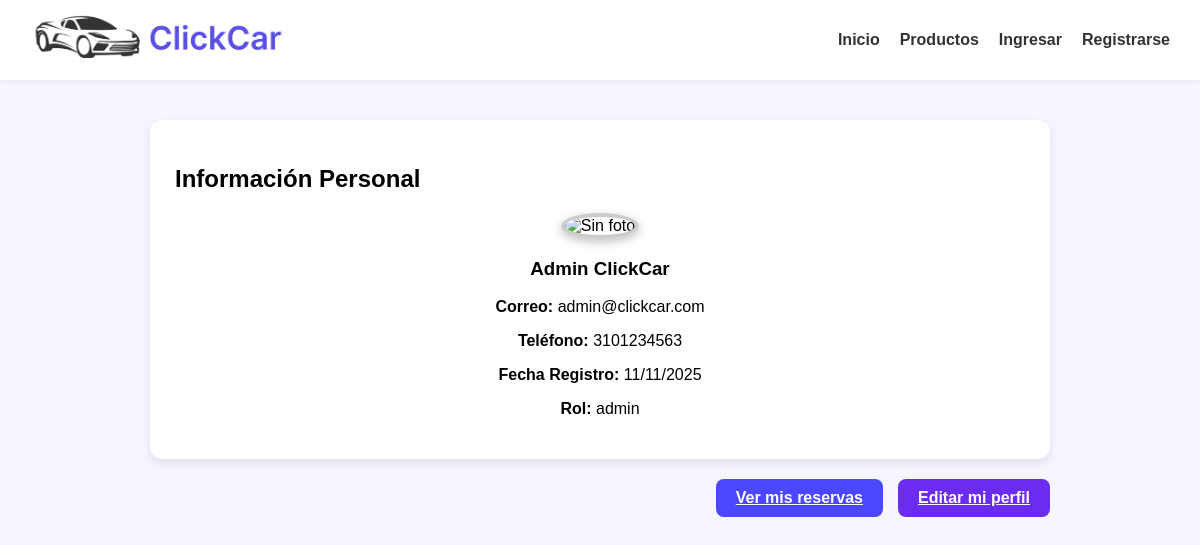
The page /perfil/1/ on the database its author committed.
### core/models/usuarios.py (models this page shows, shortened)
class Usuario(models.Model):
    id_usuario = models.AutoField(primary_key=True)
    nombre = models.CharField(max_length=100)
    correo = models.CharField(max_length=100, unique=True)
    contrasena = models.CharField(max_length=255)
    telefono = models.CharField(max_length=15, null=True, blank=True)
    foto_perfil = models.ImageField(upload_to='perfiles/', null=True, blank=True)
    fecha_registro = models.DateTimeField(auto_now_add=True)
    activo = models.BooleanField(default=True)
    nombre_rol = models.CharField(max_length=20, default="cliente")
    class Meta:
        db_table = "usuarios"

### core/views.py (the view)
# urls.py: path('perfil/<int:id>/', perfil_usuario, name='perfil_usuario'),
def perfil_usuario(request, id):
    usuario = get_object_or_404(Usuario, id_usuario=id)
    return render(request, "core/perfil_usuario.html", {"usuario": usuario})

### core/templates/core/perfil_usuario.html (shortened to what this page needs)
{% load static %}
<!DOCTYPE html>
<html lang="es">
<head>
    <link rel="stylesheet" href="{% static 'css/estilos.css' %}">
</head>
<body>
<header>
    <nav>
        <div class="logo">
            <a href="{% url 'home' %}">
                <img src="{% static 'img/LogoClickCar.png' %}" alt="Logo ClickCar">
            </a>
        </div>
        <ul class="menu">
            <li><a href="{% url 'home' %}">Inicio</a></li>
            <li><a href="{% url 'products' %}">Productos</a></li>
            {% if request.session.usuario_id %}
                {% if request.session.usuario_rol == "admin" %}
                    <li><a href="{% url 'visualizar_perfiles' %}">Perfiles</a></li>
                    <li><a href="{% url 'admin_reservas' %}">Reservas</a></li>
                {% else %}
                    <li><a href="{% url 'perfil_usuario' request.session.usuario_id %}">Mi Perfil</a></li>
                    <li><a href="{% url 'mis_reservas' %}">Mis Reservas</a></li>
                {% endif %}
                <li><a href="{% url 'exit' %}">Salir</a></li>
            {% else %}
                <li><a href="{% url 'login' %}">Ingresar</a></li>
                <li><a href="{% url 'registro' %}">Registrarse</a></li>
            {% endif %}
        </ul>
    </nav>
</header>
<section class="perfil-container">
    <div class="perfil-card">
        <h2>Información Personal</h2>
        <div class="perfil-info">
            {% if usuario.foto_perfil %}
                <img src="{{ usuario.foto_perfil.url }}"
                     alt="Foto de perfil"
                     class="perfil-avatar"
                     style="width:150px; height:150px; object-fit:cover; border-radius:50%; border:4px solid #6c2bf0; box-shadow:0 3px 10px rgba(0,0,0,.25);">
            {% else %}
                <img src="{% static 'img/user_avatar.png' %}"
                     alt="Sin foto"
                     class="perfil-avatar"
                     style="width:150px; height:150px; object-fit:cover; border-radius:50%; border:4px solid #ccc; box-shadow:0 3px 10px rgba(0,0,0,.25);">
            {% endif %}
            <h3>{{ usuario.nombre }}</h3>
            <p><strong>Correo:</strong> {{ usuario.correo }}</p>
            <p><strong>Teléfono:</strong> {{ usuario.telefono }}</p>
            <p><strong>Fecha Registro:</strong> {{ usuario.fecha_registro|date:"d/m/Y" }}</p>
            <p><strong>Rol:</strong> {{ usuario.nombre_rol }}</p>
        </div>
    </div>
    {% if request.session.usuario_rol != "admin" %}
        <div class="perfil-buttons">
            <a href="{% url 'mis_reservas' %}" class="btn-edit">Ver mis reservas</a>
            <a href="{% url 'editar_perfil' %}" class="btn-edit" style="background:#6c2bf0; color:white;">
                Editar mi perfil
            </a>
        </div>
    {% endif %}
</section>
</body>
</html>

### static/CSS/estilos.css (style rules this page uses)
body { margin: 0; font-family: Arial, sans-serif; background-color: #f5f5f5; }
header { background-color: #ffffff; box-shadow: 0 2px 5px rgba(0,0,0,0.05); }
nav { display: flex; justify-content: space-between; align-items: center; height: 80px; padding: 0 30px; }
.logo img { height: 60px; }
nav ul { list-style: none; display: flex; gap: 20px; margin: 0; padding: 0; }
nav a { text-decoration: none; color: #333; font-weight: bold; transition: color 0.3s ease; }
.perfil-container { max-width: 900px; margin: 40px auto; }
.perfil-card { background: white; padding: 25px; border-radius: 12px; box-shadow: 0 4px 10px rgba(0,0,0,0.1); }
.perfil-info { text-align: center; }
.perfil-avatar { width: 150px; height: 150px; border-radius: 50%; border: 3px solid #ccc; object-fit: cover; }
.perfil-buttons { margin-top: 20px; display: flex; justify-content: flex-end; gap: 15px; }
.btn-edit { background: #4A47FF; color: white; padding: 10px 20px; border-radius: 8px; font-weight: bold; }
body { margin: 0; padding: 0; background: #f5f6ff; font-family: Arial, sans-serif; }
img { max-width: 100%; height: auto; }
.perfil-avatar { transition: 0.3s ease; }

### rows shown on the page
Usuario: nombre "Admin ClickCar", correo "admin@clickcar.com", telefono "3101234563", fecha_registro "11/11/2025", nombre_rol "admin"
